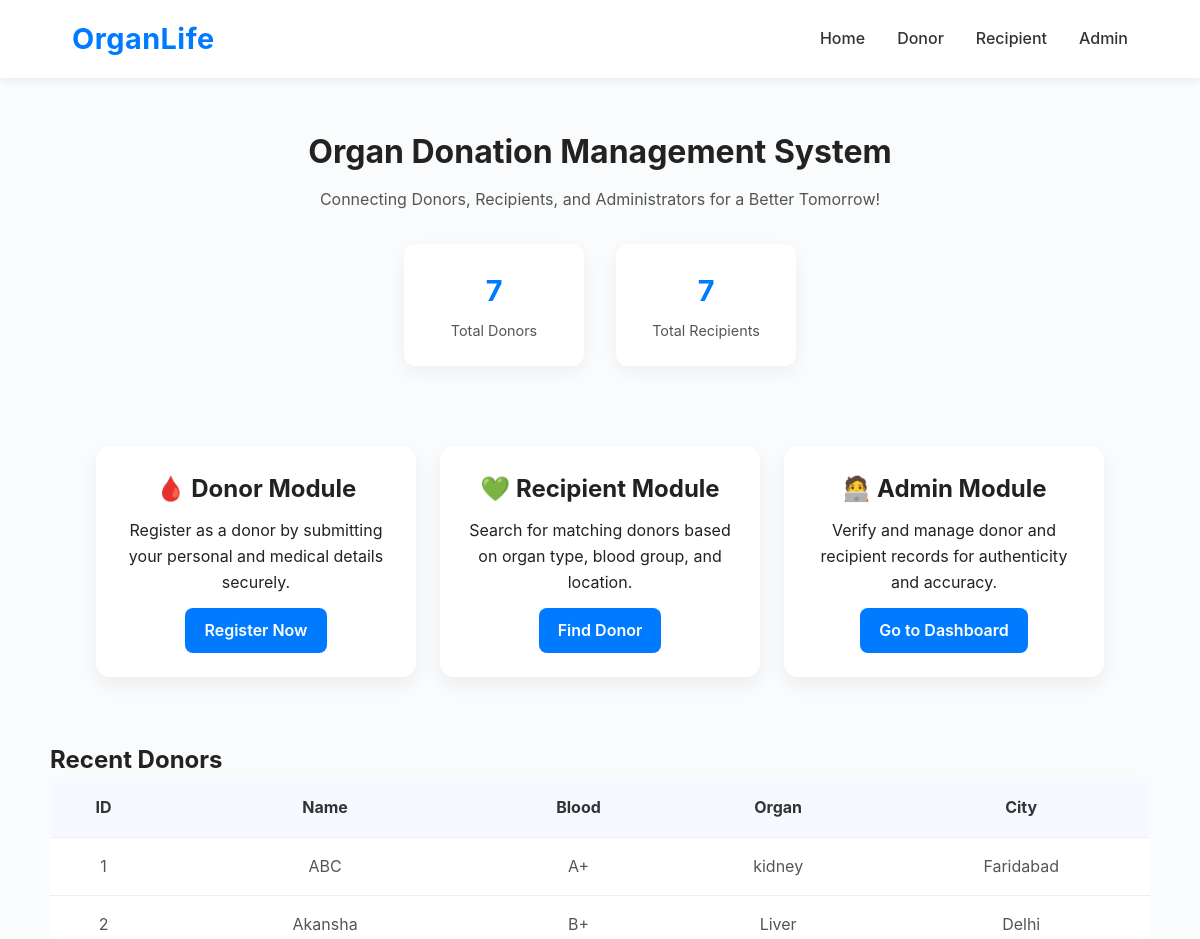
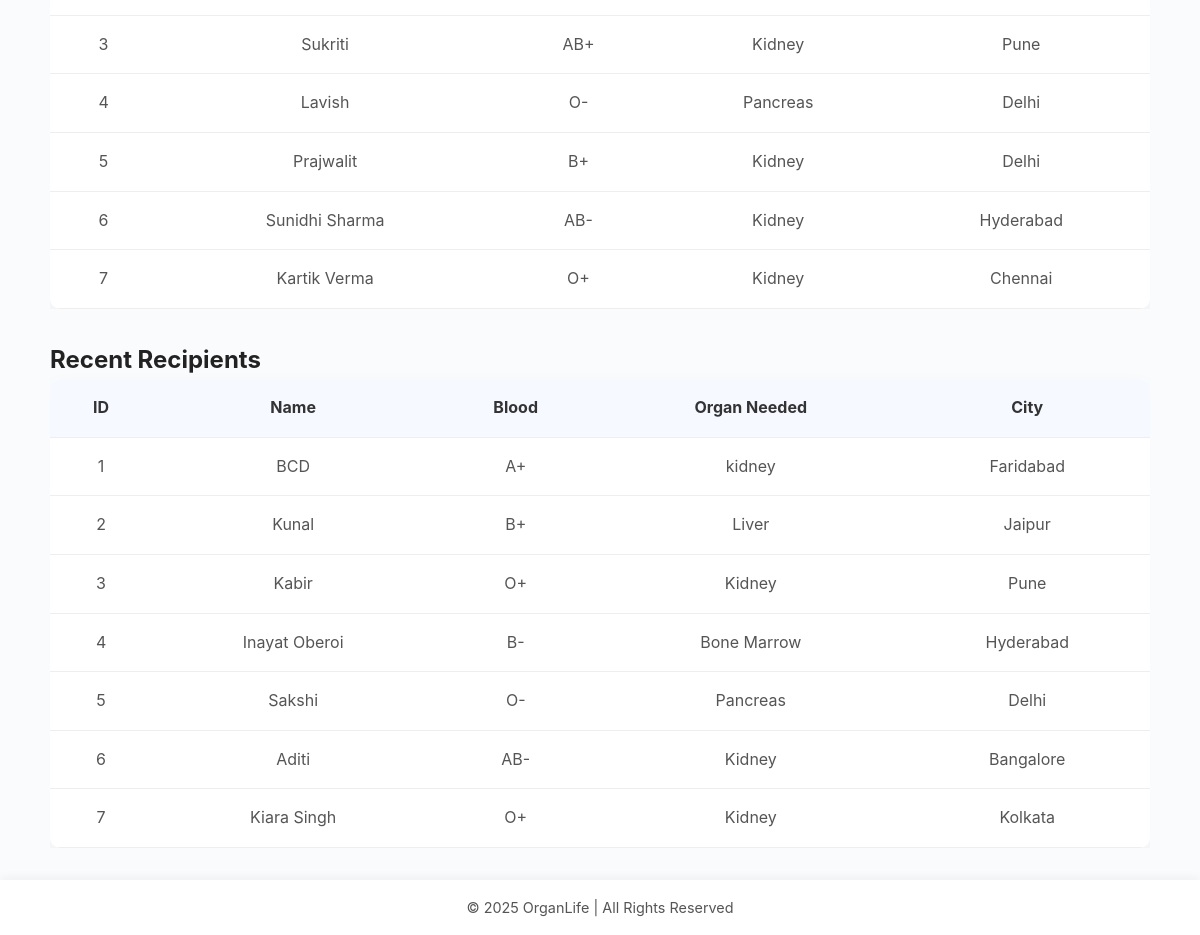
The page / on the database its author committed (2 pictures, top to bottom).
### app.py (models this page shows)
class Donor(db.Model):
    id = db.Column(db.Integer, primary_key=True)
    name = db.Column(db.String(100))
    age = db.Column(db.Integer)
    blood_group = db.Column(db.String(10))
    organ = db.Column(db.String(50))
    city = db.Column(db.String(50))
    contact = db.Column(db.String(50))
    email = db.Column(db.String(100), unique=True)
    password = db.Column(db.String(100))

class Recipient(db.Model):
    id = db.Column(db.Integer, primary_key=True)
    name = db.Column(db.String(100))
    age = db.Column(db.Integer)
    blood_group = db.Column(db.String(10))
    organ_needed = db.Column(db.String(50))
    city = db.Column(db.String(50))
    contact = db.Column(db.String(50))
    email = db.Column(db.String(100), unique=True)
    password = db.Column(db.String(100))

### app.py (the view)
@app.route('/')
def home():
    donors = Donor.query.all()
    recipients = Recipient.query.all()
    return render_template('home.html', donors=donors, recipients=recipients)

### templates/home.html (shortened to what this page needs)
<!DOCTYPE html>
<html lang="en">
<head>
  <link rel="stylesheet" href="{{ url_for('static', filename='style.css') }}">
</head>
<body>
  <header>
    <nav class="navbar">
      <div class="logo">OrganLife</div>
      <ul class="nav-links">
        <li><a href="/">Home</a></li>
        <li><a href="/donor-login">Donor</a></li>
        <li><a href="/recipient-login">Recipient</a></li>
        <li><a href="/admin_login">Admin</a></li>
      </ul>
    </nav>
  </header>
  <section class="hero">
    <h1>Organ Donation Management System</h1>
    <p>Connecting Donors, Recipients, and Administrators for a Better Tomorrow!</p>
    <div class="stats">
      <div class="stat-box">
        <h3>{{ donors|length }}</h3>
        <p>Total Donors</p>
      </div>
      <div class="stat-box">
        <h3>{{ recipients|length }}</h3>
        <p>Total Recipients</p>
      </div>
    </div>
  </section>
  <section class="cards-section">
    <div class="card">
      <h2>🩸 Donor Module</h2>
      <p>Register as a donor by submitting your personal and medical details securely.</p>
      <a href="{{ url_for('donor_register') }}" class="btn">Register Now</a>
    </div>
    <div class="card">
      <h2>💚 Recipient Module</h2>
      <p>Search for matching donors based on organ type, blood group, and location.</p>
      <a href="{{ url_for('recipient_login') }}" class="btn">Find Donor</a>
    </div>
    <div class="card">
      <h2>🧑‍💻 Admin Module</h2>
      <p>Verify and manage donor and recipient records for authenticity and accuracy.</p>
      <a href="{{ url_for('admin_login') }}" class="btn">Go to Dashboard</a>
    </div>
  </section>
  <section class="lists">
    <div class="table-container">
      <h2>Recent Donors</h2>
      <table>
        <thead>
          <tr><th>ID</th><th>Name</th><th>Blood</th><th>Organ</th><th>City</th></tr>
        </thead>
        <tbody>
          {% for d in donors %}
          <tr>
            <td>{{ d.id }}</td>
            <td>{{ d.name }}</td>
            <td>{{ d.blood_group }}</td>
            <td>{{ d.organ }}</td>
            <td>{{ d.city }}</td>
          </tr>
          {% else %}
          <tr><td colspan="6">No donors yet.</td></tr>
          {% endfor %}
        </tbody>
      </table>
    </div>
    <div class="table-container">
      <h2>Recent Recipients</h2>
      <table>
        <thead>
          <tr><th>ID</th><th>Name</th><th>Blood</th><th>Organ Needed</th><th>City</th></tr>
        </thead>
        <tbody>
          {% for r in recipients %}
          <tr>
            <td>{{ r.id }}</td>
            <td>{{ r.name }}</td>
            <td>{{ r.blood_group }}</td>
            <td>{{ r.organ_needed }}</td>
            <td>{{ r.city }}</td>
          </tr>
          {% else %}
          <tr><td colspan="6">No recipients yet.</td></tr>
          {% endfor %}
        </tbody>
      </table>
    </div>
  </section>
  <footer>
    <p>© 2025 OrganLife | All Rights Reserved</p>
  </footer>
</body>
</html>

### static/style.css (style rules this page uses)
* { box-sizing: border-box; margin: 0; padding: 0; }
body { font-family: "Inter", Arial, sans-serif; background-color: #fafbfc; color: #222; line-height: 1.6; }
header { background-color: #fff; box-shadow: 0 2px 10px rgba(0, 0, 0, 0.08); }
.navbar { display: flex; justify-content: space-between; align-items: center; padding: 1rem 6%; }
.logo { font-size: 1.8rem; font-weight: 700; color: #007bff; letter-spacing: 0.5px; }
.nav-links { list-style: none; display: flex; gap: 2rem; }
.nav-links a { text-decoration: none; color: #333; font-weight: 500; transition: color 0.3s ease; }
.hero { text-align: center; padding: 3rem 1rem; }
.hero h1 { font-size: 2rem; font-weight: 700; color: #222; margin-bottom: 0.6rem; }
.hero p { color: #555; font-size: 1rem; }
.stats { display: flex; justify-content: center; gap: 2rem; flex-wrap: wrap; margin-top: 2rem; }
.stat-box { background: #ffffff; padding: 1.5rem; border-radius: 12px; width: 180px; box-shadow: 0 6px 18px rgba(0, 0, 0, 0.05); transition: transform 0.3s ease; }
.stat-box h3 { color: #007bff; font-size: 1.8rem; margin-bottom: 0.3rem; }
.stat-box p { color: #555; font-size: 0.9rem; }
.cards-section { display: flex; justify-content: center; gap: 1.5rem; padding: 2rem 1rem; flex-wrap: wrap; }
.card { width: 270px; background: #fff; border-radius: 14px; padding: 1.5rem; width: 320px; text-align: center; box-shadow: 0 8px 20px rgba(0, 0, 0, 0.06); transition: transform 0.3s ease, box-shadow 0.3s ease; }
.card h2 { margin-bottom: 0.6rem; color: #222; }
.btn { display: inline-block; padding: 0.6rem 1.2rem; background: #007bff; color: #fff; border-radius: 8px; text-decoration: none; margin-top: 0.8rem; font-weight: 600; transition: background 0.3s ease; }
.table-container { width: 95%; max-width: 1100px; margin: 2rem auto; overflow-x: auto; }
table { width: 100%; border-collapse: collapse; background: #fff; border-radius: 10px; overflow: hidden; box-shadow: 0 8px 20px rgba(0, 0, 0, 0.05); }
th, td { padding: 1rem; text-align: center; border-bottom: 1px solid #eee; }
th { background: #f6f9ff; font-weight: 700; color: #333; }
td { color: #555; }
footer { text-align: center; padding: 1rem; background: #ffffff; color: #555; font-size: 0.9rem; box-shadow: 0 -2px 10px rgba(0, 0, 0, 0.05); margin-top: 2rem; }

### rows shown on the page
Donor: id "1", name "ABC", blood_group "A+", organ "kidney", city "Faridabad"
Donor: id "2", name "Akansha", blood_group "B+", organ "Liver", city "Delhi"
Donor: id "3", name "Sukriti", blood_group "AB+", organ "Kidney", city "Pune"
Donor: id "4", name "Lavish", blood_group "O-", organ "Pancreas", city "Delhi"
Donor: id "5", name "Prajwalit", blood_group "B+", organ "Kidney", city "Delhi"
Donor: id "6", name "Sunidhi Sharma", blood_group "AB-", organ "Kidney", city "Hyderabad"
Donor: id "7", name "Kartik Verma", blood_group "O+", organ "Kidney", city "Chennai"
Recipient: id "1", name "BCD", blood_group "A+", organ_needed "kidney", city "Faridabad"
Recipient: id "2", name "Kunal", blood_group "B+", organ_needed "Liver", city "Jaipur"
Recipient: id "3", name "Kabir", blood_group "O+", organ_needed "Kidney", city "Pune"
Recipient: id "4", name "Inayat Oberoi", blood_group "B-", organ_needed "Bone Marrow", city "Hyderabad"
Recipient: id "5", name "Sakshi", blood_group "O-", organ_needed "Pancreas", city "Delhi"
Recipient: id "6", name "Aditi", blood_group "AB-", organ_needed "Kidney", city "Bangalore"
Recipient: id "7", name "Kiara Singh", blood_group "O+", organ_needed "Kidney", city "Kolkata"

### other values the page prints
{{ donors|length }} "7"
{{ recipients|length }} "7"
